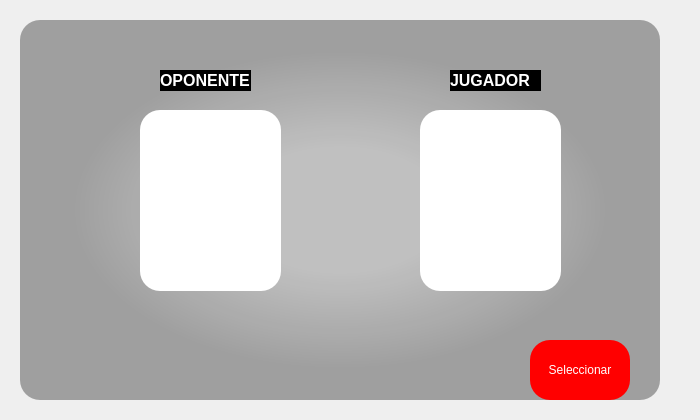
<?xml version="1.0" encoding="UTF-8"?>
<ui version="4.0">
 <class>ventanalogin</class>
 <widget class="QWidget" name="ventanalogin">
  <property name="geometry">
   <rect>
    <x>0</x>
    <y>0</y>
    <width>700</width>
    <height>420</height>
   </rect>
  </property>
  <property name="minimumSize">
   <size>
    <width>700</width>
    <height>420</height>
   </size>
  </property>
  <property name="maximumSize">
   <size>
    <width>700</width>
    <height>420</height>
   </size>
  </property>
  <property name="windowTitle">
   <string>Form</string>
  </property>
  <widget class="QWidget" name="widget" native="true">
   <property name="geometry">
    <rect>
     <x>0</x>
     <y>0</y>
     <width>700</width>
     <height>420</height>
    </rect>
   </property>
   <property name="minimumSize">
    <size>
     <width>700</width>
     <height>420</height>
    </size>
   </property>
   <property name="maximumSize">
    <size>
     <width>600</width>
     <height>420</height>
    </size>
   </property>
   <property name="styleSheet">
    <string notr="true">QPushButton{
	background-color: rgb(30, 215, 97);
	border-radius:8px;
	color: rgb(255, 255, 255);
}
QPushButton:hover{
	
}
QPushButton:pressed{
	padding-left: 5px;
	padding-top: 5px;
}

QLabel{
	color: rgb(30, 215, 97);
}</string>
   </property>
   <widget class="QLabel" name="degrade">
    <property name="geometry">
     <rect>
      <x>20</x>
      <y>20</y>
      <width>640</width>
      <height>380</height>
     </rect>
    </property>
    <property name="minimumSize">
     <size>
      <width>640</width>
      <height>380</height>
     </size>
    </property>
    <property name="maximumSize">
     <size>
      <width>640</width>
      <height>380</height>
     </size>
    </property>
    <property name="font">
     <font>
      <family>Arial</family>
     </font>
    </property>
    <property name="styleSheet">
     <string notr="true">border-radius: 20;
background-color: qradialgradient(spread:pad, cx:0.5, cy:0.5, radius:0.5, fx:0.5, fy:0.5, stop:0.327273 rgba(0, 0, 0, 50), stop:0.835 rgba(0, 0, 0, 85));
</string>
    </property>
    <property name="text">
     <string/>
    </property>
   </widget>
   <widget class="QPushButton" name="boton_seleccionar">
    <property name="geometry">
     <rect>
      <x>530</x>
      <y>340</y>
      <width>100</width>
      <height>60</height>
     </rect>
    </property>
    <property name="minimumSize">
     <size>
      <width>100</width>
      <height>60</height>
     </size>
    </property>
    <property name="maximumSize">
     <size>
      <width>100</width>
      <height>60</height>
     </size>
    </property>
    <property name="styleSheet">
     <string notr="true">background-color: red; border-radius: 20px;</string>
    </property>
    <property name="text">
     <string>Seleccionar</string>
    </property>
    <property name="iconSize">
     <size>
      <width>120</width>
      <height>80</height>
     </size>
    </property>
   </widget>
   <widget class="QLabel" name="fondo_img">
    <property name="geometry">
     <rect>
      <x>0</x>
      <y>0</y>
      <width>700</width>
      <height>420</height>
     </rect>
    </property>
    <property name="minimumSize">
     <size>
      <width>700</width>
      <height>420</height>
     </size>
    </property>
    <property name="maximumSize">
     <size>
      <width>700</width>
      <height>420</height>
     </size>
    </property>
    <property name="autoFillBackground">
     <bool>false</bool>
    </property>
    <property name="styleSheet">
     <string notr="true"/>
    </property>
    <property name="text">
     <string/>
    </property>
    <property name="pixmap">
     <pixmap>../../sprites/background/fight.png</pixmap>
    </property>
    <property name="scaledContents">
     <bool>true</bool>
    </property>
   </widget>
   <widget class="QLabel" name="label_oponente">
    <property name="geometry">
     <rect>
      <x>140</x>
      <y>110</y>
      <width>141</width>
      <height>181</height>
     </rect>
    </property>
    <property name="styleSheet">
     <string notr="true">color: black; background-color: white; border-radius: 20; </string>
    </property>
    <property name="text">
     <string/>
    </property>
    <property name="pixmap">
     <pixmap>../../sprites/cartas/back.png</pixmap>
    </property>
    <property name="scaledContents">
     <bool>true</bool>
    </property>
    <property name="alignment">
     <set>Qt::AlignCenter</set>
    </property>
   </widget>
   <widget class="QLabel" name="label_jugador">
    <property name="geometry">
     <rect>
      <x>420</x>
      <y>110</y>
      <width>141</width>
      <height>181</height>
     </rect>
    </property>
    <property name="styleSheet">
     <string notr="true">color: black; background-color: white; border-radius: 20; </string>
    </property>
    <property name="text">
     <string/>
    </property>
    <property name="pixmap">
     <pixmap>../../sprites/cartas/back.png</pixmap>
    </property>
    <property name="scaledContents">
     <bool>true</bool>
    </property>
    <property name="alignment">
     <set>Qt::AlignCenter</set>
    </property>
   </widget>
   <widget class="QLabel" name="label_contador">
    <property name="geometry">
     <rect>
      <x>280</x>
      <y>30</y>
      <width>141</width>
      <height>91</height>
     </rect>
    </property>
    <property name="styleSheet">
     <string notr="true">color: white; background-color: transparent; font-size:40px;border-radius: 20; </string>
    </property>
    <property name="text">
     <string/>
    </property>
    <property name="alignment">
     <set>Qt::AlignCenter</set>
    </property>
   </widget>
   <widget class="QLabel" name="label_tabla">
    <property name="geometry">
     <rect>
      <x>20</x>
      <y>0</y>
      <width>661</width>
      <height>421</height>
     </rect>
    </property>
    <property name="styleSheet">
     <string notr="true">background-color: transparent</string>
    </property>
    <property name="text">
     <string/>
    </property>
    <property name="pixmap">
     <pixmap>../../sprites/background/table.png</pixmap>
    </property>
    <property name="scaledContents">
     <bool>true</bool>
    </property>
   </widget>
   <widget class="QLabel" name="label">
    <property name="geometry">
     <rect>
      <x>40</x>
      <y>100</y>
      <width>31</width>
      <height>51</height>
     </rect>
    </property>
    <property name="text">
     <string/>
    </property>
    <property name="pixmap">
     <pixmap>../../sprites/cartas/back.png</pixmap>
    </property>
    <property name="scaledContents">
     <bool>true</bool>
    </property>
   </widget>
   <widget class="QLabel" name="label_2">
    <property name="geometry">
     <rect>
      <x>80</x>
      <y>130</y>
      <width>31</width>
      <height>51</height>
     </rect>
    </property>
    <property name="text">
     <string/>
    </property>
    <property name="pixmap">
     <pixmap>../../sprites/cartas/back.png</pixmap>
    </property>
    <property name="scaledContents">
     <bool>true</bool>
    </property>
   </widget>
   <widget class="QLabel" name="label_3">
    <property name="geometry">
     <rect>
      <x>40</x>
      <y>160</y>
      <width>31</width>
      <height>51</height>
     </rect>
    </property>
    <property name="text">
     <string/>
    </property>
    <property name="pixmap">
     <pixmap>../../sprites/cartas/back.png</pixmap>
    </property>
    <property name="scaledContents">
     <bool>true</bool>
    </property>
   </widget>
   <widget class="QLabel" name="label_4">
    <property name="geometry">
     <rect>
      <x>80</x>
      <y>190</y>
      <width>31</width>
      <height>51</height>
     </rect>
    </property>
    <property name="text">
     <string/>
    </property>
    <property name="pixmap">
     <pixmap>../../sprites/cartas/back.png</pixmap>
    </property>
    <property name="scaledContents">
     <bool>true</bool>
    </property>
   </widget>
   <widget class="QLabel" name="label_5">
    <property name="geometry">
     <rect>
      <x>40</x>
      <y>220</y>
      <width>31</width>
      <height>51</height>
     </rect>
    </property>
    <property name="text">
     <string/>
    </property>
    <property name="pixmap">
     <pixmap>../../sprites/cartas/back.png</pixmap>
    </property>
    <property name="scaledContents">
     <bool>true</bool>
    </property>
   </widget>
   <widget class="QLabel" name="label_6">
    <property name="geometry">
     <rect>
      <x>160</x>
      <y>70</y>
      <width>91</width>
      <height>21</height>
     </rect>
    </property>
    <property name="styleSheet">
     <string notr="true">color: white; font-size: 16px; font-weight: bold; background-color: rgb(0,0,0); border-radius: 20;</string>
    </property>
    <property name="text">
     <string>OPONENTE</string>
    </property>
   </widget>
   <widget class="QLabel" name="label_7">
    <property name="geometry">
     <rect>
      <x>450</x>
      <y>70</y>
      <width>91</width>
      <height>21</height>
     </rect>
    </property>
    <property name="styleSheet">
     <string notr="true">color: white; font-size: 16px; font-weight: bold; background-color: rgb(0,0,0); border-radius: 20;</string>
    </property>
    <property name="text">
     <string>JUGADOR</string>
    </property>
   </widget>
   <zorder>fondo_img</zorder>
   <zorder>degrade</zorder>
   <zorder>label_oponente</zorder>
   <zorder>label_jugador</zorder>
   <zorder>label_contador</zorder>
   <zorder>label_tabla</zorder>
   <zorder>boton_seleccionar</zorder>
   <zorder>label</zorder>
   <zorder>label_2</zorder>
   <zorder>label_3</zorder>
   <zorder>label_4</zorder>
   <zorder>label_5</zorder>
   <zorder>label_6</zorder>
   <zorder>label_7</zorder>
  </widget>
 </widget>
 <resources/>
 <connections/>
</ui>
